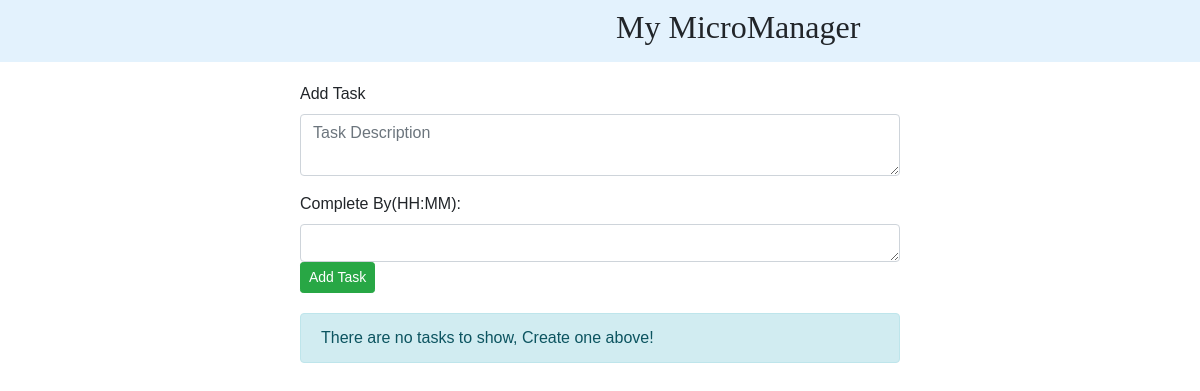
Before: / with the older database file.
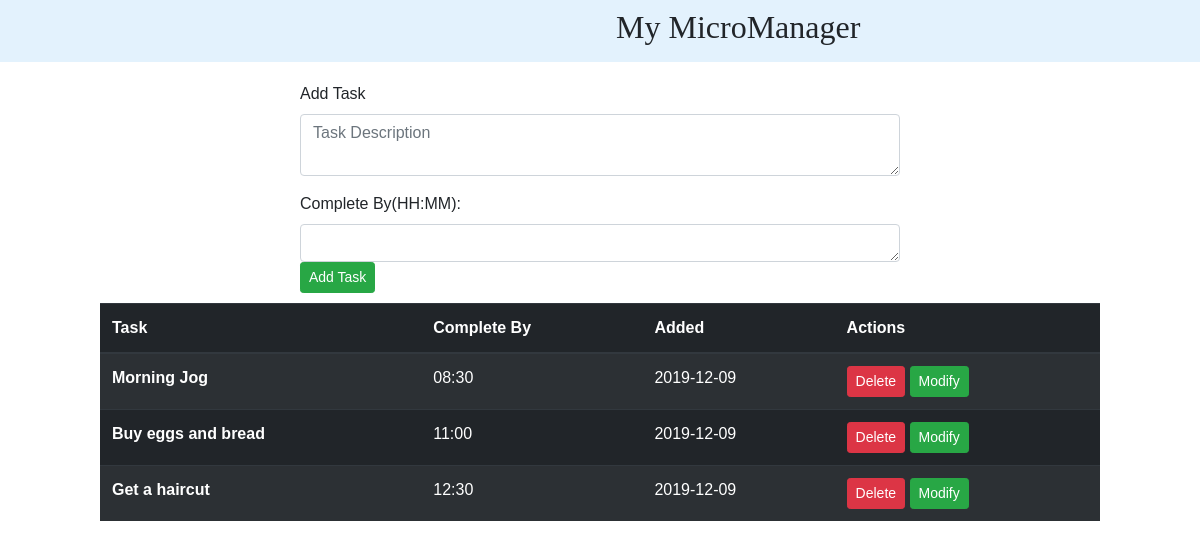
After: the same page with the newer database file.
### app.py (models this page shows, shortened)
class Todo(db.Model):
    id = db.Column(db.Integer, primary_key=True)
    content = db.Column(db.String(200), nullable = False)
    done_by = db.Column(db.String(200), nullable = False)
    date_created = db.Column(db.DateTime, default = datetime.utcnow)

### app.py (the view)
@app.route('/', methods=['POST','GET'])
def index():
    if request.method == 'POST':
        task_content = request.form['Content']
        done_time = request.form['Time']
        if task_content == '':
            return render_template('error.html')
        if done_time == '':
            return render_template('error.html')
        new_task = Todo(content=task_content, done_by = done_time)
        try:
            db.session.add(new_task)
            db.session.commit()
            return redirect('/')
        except:
            return 'There was an issue adding your task'
    else:
        tasks = Todo.query.order_by(Todo.done_by).all()
        return render_template('index.html', tasks = tasks)

### templates/index.html (shortened to what this page needs)
{% extends 'base.html' %}
{% block body %}
    <div class="content">
        <div style="margin-left:300px; margin-top: 20px; margin-right: 300px ">
            <form  action='/' method='POST'>
                <div class="form-group shadow-textarea">
                    <label for="exampleFormControlTextarea6">Add Task</label>
                    <textarea class="form-control z-depth-1" id="exampleFormControlTextarea6" name = "Content" rows="2" placeholder="Task Description"></textarea>
                </div>
                <div class="md-form">
                    <label for="form7">Complete By(HH:MM):</label>
                    <textarea id="form7" class="md-textarea form-control" name= "Time" rows="1"></textarea>
                </div>
                    <input class="btn btn-success btn-sm" type="submit" value="Add Task">
            </form>
        </div>
        {% if tasks|length < 1 %}
        <div class="alert alert-info" role="alert" style="margin-left:300px; margin-top: 20px; margin-right: 300px ">
                There are no tasks to show, Create one above!
              </div>
        {% else %}
        <div style="margin-left: 100px; margin-right: 100px; margin-top: 10px">
        <table class="table table-striped table-dark">
            <thead>
                <tr>
                    <th scope="col">Task</th>
                    <th scope="col">Complete By</th>
                    <th scope="col">Added</th>
                    <th scope="col">Actions</th>
                </tr>
            </thead>
            <tbody>
            {% for task in tasks %}
                <tr>
		    <th scope="row">{{ task.content }}</th>
                    <td>{{ task.done_by }}</td>
                    <td>{{ task.date_created.date() }}</td>
                    <td>
                        <a href='/delete/{{ task.id }}'><button type="button" class="btn btn-danger btn-sm">Delete</button></a>
                        <a href='/update/{{ task.id }}'><button type="button" class="btn btn-success btn-sm">Modify</button></a>
                    </td>
                </tr>
            {% endfor %}
        </tbody>
        </table>
        </div>
        {% endif %}
    </div>
{% endblock %}

### templates/base.html (shortened to what this page needs)
<!DOCTYPE html>
<html>
  <head lang="en">
    <link rel="stylesheet" href="https://maxcdn.bootstrapcdn.com/bootstrap/4.0.0/css/bootstrap.min.css">
    <link rel="stylesheet" href="{{ url_for('static', filename = 'css/main.css') }}">
    <nav class="navbar navbar-light" style="background-color: #e3f2fd;">
        <h2 style = 'text-align:center; margin-left: 600px; font-family: "Comic Sans MS", "Comic Sans", cursive'>My MicroManager</h2></a>
    </nav>
  </head>
  <body>
    {% block body %}{% endblock %}
  </body>
</html>

### static/css/main.css (style rules this page uses)
body { margin: 0; font-family: sans-serif; }

Changed rows visible on the page:
added Todo: content "Morning Jog", done_by "08:30", date_created "2019-12-09"
added Todo: content "Buy eggs and bread", done_by "11:00", date_created "2019-12-09"
added Todo: content "Get a haircut", done_by "12:30", date_created "2019-12-09"
Other visible differences:
text no longer shown: "There are no tasks to show, Create one above!"
text now shown: "Task Complete By Added Actions"
